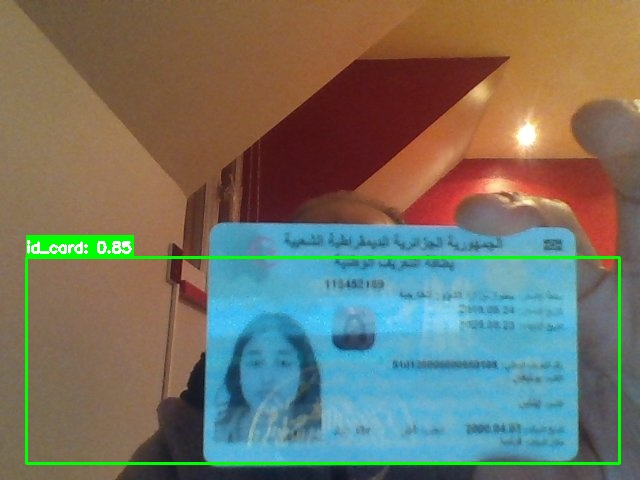
#> input picture logs/debug_1776111789723.jpg, 640 x 480 px
$ python -i auto_annotate.py   (imports and definitions only)
#> lines starting #> are read from the running program, lines starting #| are printed output that depends on the picture; after the words box and inside, x2 and y2 are one past the last pixel; in counts of white or black regions, pixels touching at a corner belong together
#!/usr/bin/env python3
"""
Auto-annotate captured images with initial bounding boxes.

Uses simple edge detection + contour finding to suggest card regions.
You should then open the images in LabelImg and refine the bboxes.

Usage:
    python auto_annotate.py --input-dir data/collected/front --class-name id-front
    python auto_annotate.py --input-dir data/collected/back --class-name id-back
"""

import argparse
import cv2
import numpy as np
from pathlib import Path
import xml.etree.ElementTree as ET


def find_card_bbox(image_path):
    """Find the largest rectangular contour in the image."""
#> called with image_path = '../../logs/debug_1776111789723.jpg'
    img = cv2.imread(str(image_path))
#> img is the input picture: shape (480, 640, 3); mean B, G, R 102.4, 115.7, 114.7
    if img is None:
        return None

    h, w = img.shape[:2]
#> h = 480; w = 640
    gray = cv2.cvtColor(img, cv2.COLOR_BGR2GRAY)
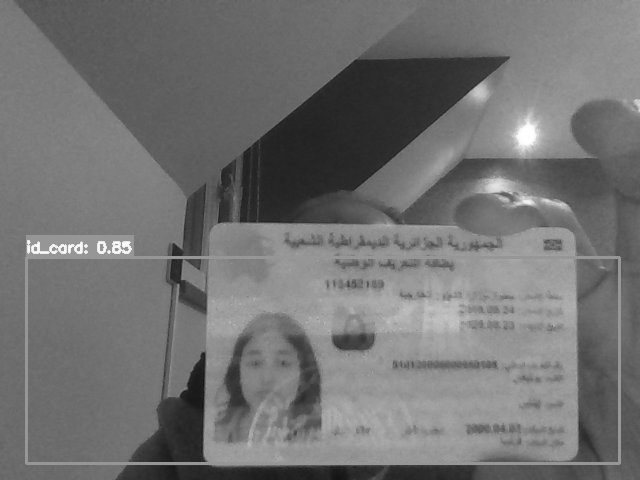
#> gray: shape (480, 640); min 18, max 255, mean 113.9

    # Blur and edge detect
    blurred = cv2.GaussianBlur(gray, (5, 5), 0)
    edges = cv2.Canny(blurred, 50, 150)
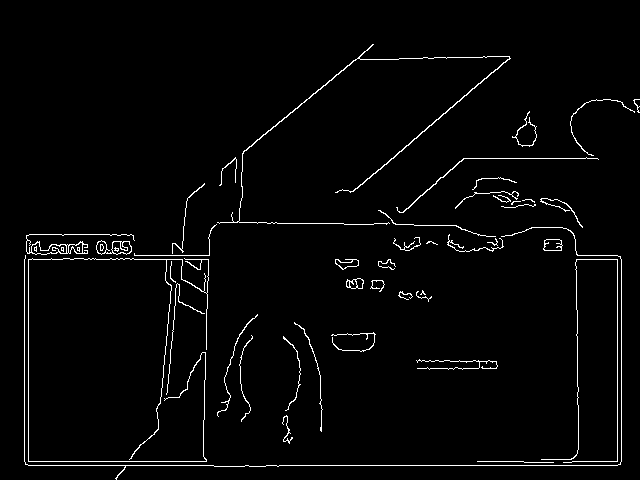
#> edges: shape (480, 640); 2.4% white in thin lines or dots, all inside (x1, y1, x2, y2) = (24, 44, 640, 480)

    # Dilate to connect edges
    kernel = cv2.getStructuringElement(cv2.MORPH_RECT, (5, 5))
    edges = cv2.dilate(edges, kernel, iterations=1)
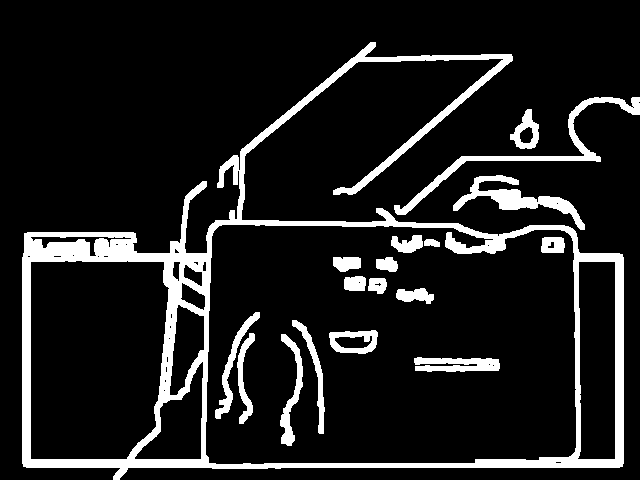
#> edges: shape (480, 640); 12% white; 18 white regions

    # Find contours
    contours, _ = cv2.findContours(edges, cv2.RETR_EXTERNAL, cv2.CHAIN_APPROX_SIMPLE)
#> contours = 4 contours; box (x1, y1, x2, y2) and area: (22, 42, 624, 480) 146274, (394, 97, 640, 215) 1885, (453, 175, 585, 230) 1640, (510, 109, 539, 149) 662

    best_bbox = None
    best_score = 0

    for cnt in contours:
        area = cv2.contourArea(cnt)
        if area < (h * w * 0.05):  # Ignore tiny regions
            continue

        x, y, cw, ch = cv2.boundingRect(cnt)
        aspect = cw / max(ch, 1)

        # Score by area and aspect ratio closeness to ID card (~1.58)
        aspect_score = max(0, 1 - abs(aspect - 1.58) / 1.58)
        score = area * aspect_score

        if score > best_score:
            best_score = score
            best_bbox = (x, y, x + cw, y + ch)
#> this loop made 4 passes
#> (area, x, y, cw, ch, aspect, aspect_score, score) on pass 4: (146274, 22, 42, 602, 438, 1.37, 0.87, 127242.6)
#> area on passes 1 to 3: 1639.5, 662, 1885
#> after the loop, best_score = 127242.6

    # Fallback: center crop if no good contour found
    if best_bbox is None:
        margin = int(min(w, h) * 0.1)
        best_bbox = (margin, margin, w - margin, h - margin)

    return best_bbox


# [76 lines left out: functions create_xml, main, not called in this run]


# [2 lines not run here, left out]

>>> result = find_card_bbox('../../logs/debug_1776111789723.jpg')
#> result = (22, 42, 624, 480)

$ run again, on logs/debug_1776119254174.jpg
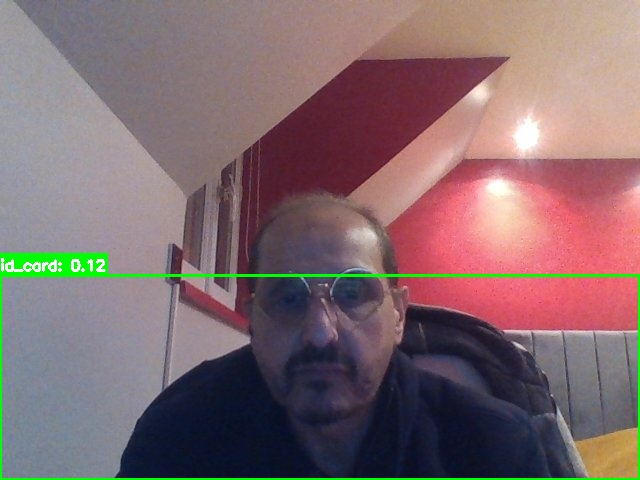
#> input picture logs/debug_1776119254174.jpg, 640 x 480 px
#> in find_card_bbox, img is the input picture: shape (480, 640, 3); mean B, G, R 109.6, 106.5, 129.1
#> in find_card_bbox, `gray = cv2.cvtColor(img, cv2.COLOR_BGR2GRAY)`:
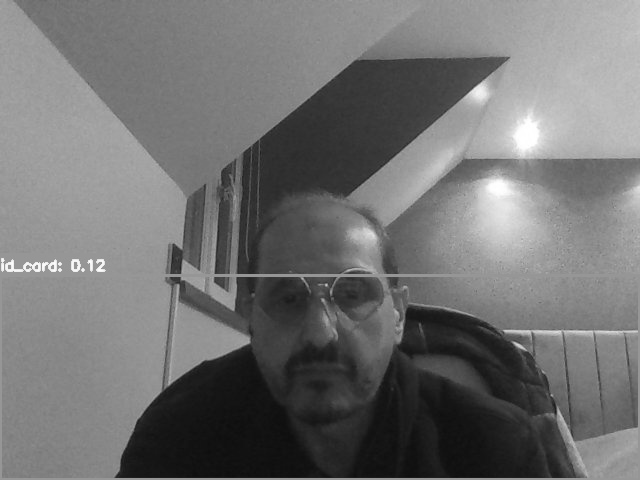
#> gray: shape (480, 640); min 13, max 255, mean 113.6
#> in find_card_bbox, `edges = cv2.dilate(edges, kernel, iterations=1)`:
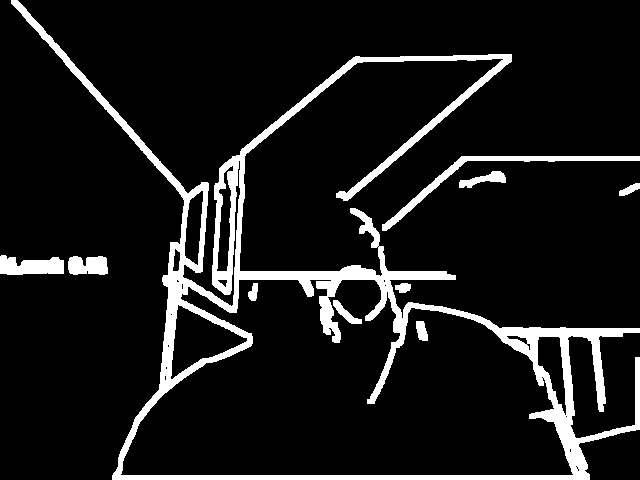
#> edges: shape (480, 640); 10% white; 10 white regions
#> contours = 7 contours; box (x1, y1, x2, y2) and area: (11, 0, 640, 480) 91436, (382, 156, 640, 231) 1388, (0, 255, 64, 275) 879, (68, 256, 108, 275) 585, (459, 171, 506, 188) 320, (619, 183, 640, 196) 120, (395, 283, 411, 293) 102
#> the loop in find_card_bbox, `for cnt in contours:` made 7 passes
#> (area, x, y, cw, ch, aspect, aspect_score, score) on pass 7: (91435.5, 11, 0, 629, 480, 1.31, 0.829, 75834.6)
#> after the loop in find_card_bbox, `for cnt in contours:`: best_score = 75834.6
#> result = (11, 0, 640, 480)
